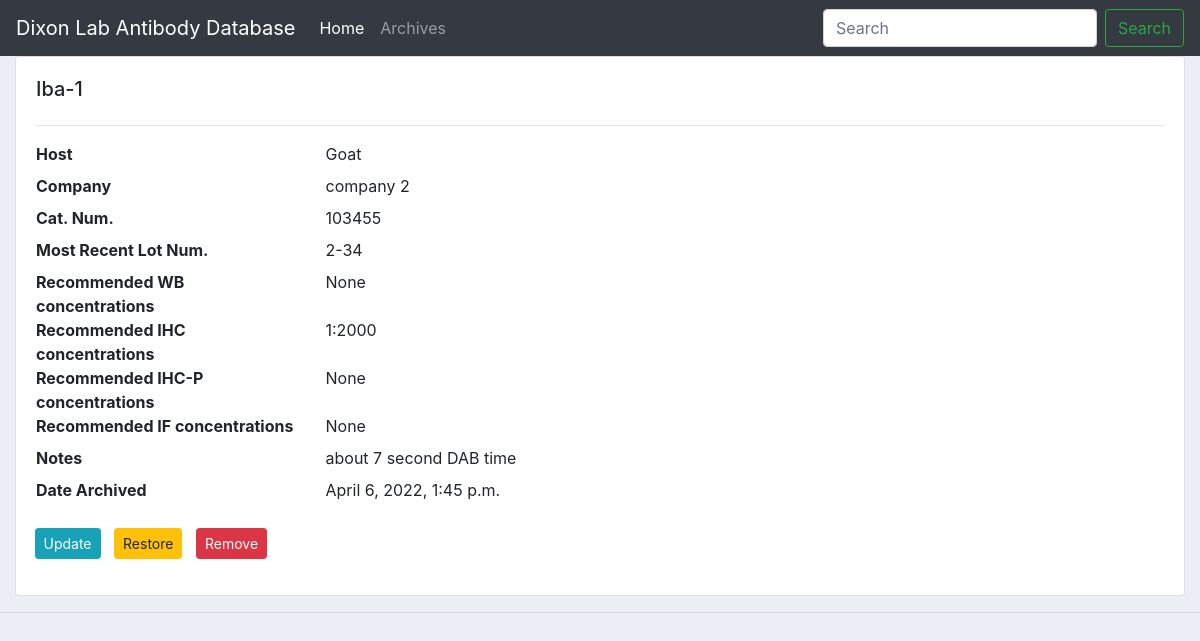
Screenshot of /antibody_archive/4 with the database file from the repository.
### abdb/models.py (models this page shows, shortened)
class AntibodyArc(models.Model):
    cat_num = models.CharField(max_length=200, null=True, unique=True)
    name = models.CharField(max_length=200, null=True)
    HOST = (('Rabbit', 'Rabbit'),('Mouse','Mouse'),('Rat','Rat'),('Goat','Goat'),('Horse','Horse'),('Chicken','Chicken'),('Guinea Pig','Guinea Pig'),('Other', 'Other'),)
    host = models.CharField(max_length=200, null=True, choices=HOST)
    company = models.CharField(max_length=200, null=True)
    most_recent_lot_num = models.CharField(max_length=200, null=True)
    recommended_WB_concentration = models.CharField(max_length=200, null=True, blank=True)
    recommended_IHC_concentration = models.CharField(max_length=200, null=True, blank=True)
    recommended_IHCp_concentration = models.CharField(max_length=200, null=True, blank=True)
    recommended_IF_concentration = models.CharField(max_length=200, null=True, blank=True)
    notes = models.CharField(max_length=200, null=True, blank=True)
    date_created = models.DateTimeField(auto_now_add=True, null=True)

### abdb/views.py (the view)
# urls.py: path('antibody_archive/<str:pk>',views.antibodyArc, name='antibody_archive'),
def antibodyArc(request, pk):
    antibody1 = AntibodyArc.objects.get(id=pk)
    context = {'antibody1':antibody1}
    return render(request,'abdb/antibody_archive.html', context)

### abdb/templates/abdb/antibody_archive.html (shortened to what this page needs)
{% extends 'abdb/main.html' %}
{% block content %}
<div class="col-md">
  <div class="card card-body">
    <h5>{{antibody1.name}}</h5>
    <hr>
    <dl class="row">
      <dt class="col-sm-3">Host</dt>
      <dd class="col-sm-9">{{antibody1.host}}</dd>
      <dt class="col-sm-3">Company</dt>
      <dd class="col-sm-9">{{antibody1.company}}</dd>
      <dt class="col-sm-3">Cat. Num.</dt>
      <dd class="col-sm-9">{{antibody1.cat_num}}</dd>
      <dt class="col-sm-3">Most Recent Lot Num.</dt>
      <dd class="col-sm-9">{{antibody1.most_recent_lot_num}}</dd>
      <dt class="col-sm-3">Recommended WB concentrations</dt>
      <dd class="col-sm-9">{{antibody1.recommended_WB_concentration}}</dd>
      <dt class="col-sm-3">Recommended IHC concentrations</dt>
      <dd class="col-sm-9">{{antibody1.recommended_IHC_concentration}}</dd>
      <dt class="col-sm-3">Recommended IHC-P concentrations</dt>
      <dd class="col-sm-9">{{antibody1.recommended_IHCp_concentration}}</dd>
      <dt class="col-sm-3">Recommended IF concentrations</dt>
      <dd class="col-sm-9">{{antibody1.recommended_IF_concentration}}</dd>
      <dt class="col-sm-3">Notes</dt>
      <dd class="col-sm-9">{{antibody1.notes}}</dd>
      <dt class="col-sm-3">Date Archived</dt>
      <dd class="col-sm-9">{{antibody1.date_created}}</dd>
      <dt class="col-sm-3">    </dt>
      <dd class="col-sm-9">    </dd>
      <dt class="col-sm-3">    </dt>
      <dd class="col-sm-9">    </dd>
      &nbsp; &nbsp<dt><a class="btn btn-sm btn-info" href="{% url 'updateArc' antibody1.id %}">Update</a></dt>
      &nbsp; &nbsp<dt><a class="btn btn-sm btn-warning" href="{% url 'restore' antibody1.id %}">Restore</a></dt>
      <dt><a class="btn btn-sm btn-danger" href="{% url 'remove' antibody1.id %}">Remove</a></dt>
    </dl>
  </div>
</div>
{% endblock %}

### abdb/templates/abdb/main.html (style rules this page uses)
body { background-color: #ebeff5; }

### rows the page displays
AntibodyArc: name "Iba-1", host "Goat", company "company 2", cat_num "103455", most_recent_lot_num "2-34", recommended_WB_concentration "None", recommended_IHC_concentration "1:2000", recommended_IHCp_concentration "None", recommended_IF_concentration "None", notes "about 7 second DAB time", date_created "April 6, 2022, 1:45 p.m."
